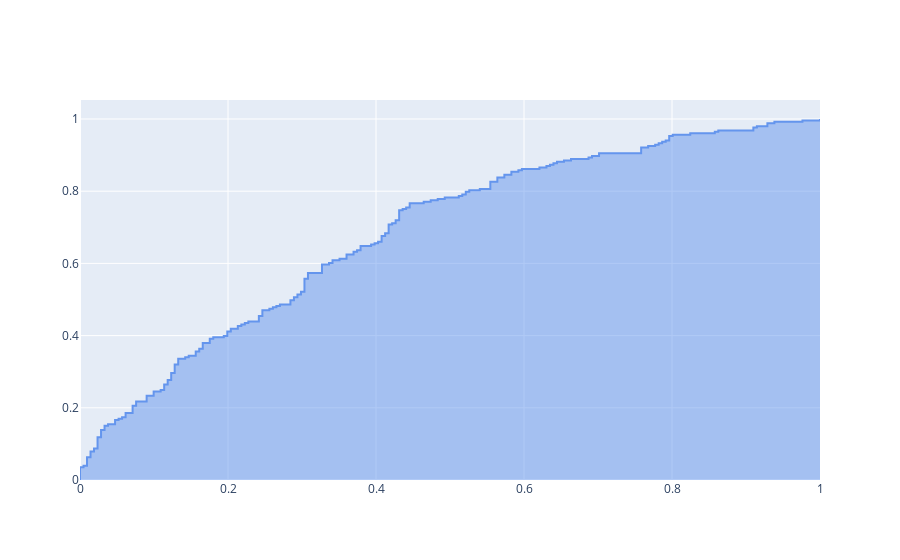

Source (notebook cell):
### Code cell
# Building best model
model = LogisticRegression(random_state = 30)
model.fit(X_train_best, y_train)
y_pred = model.predict_proba(X_test_best)[:,1]

# Computing AUC score
fpr, tpr, thersholds = roc_curve(y_test, y_pred)
auc_score = auc(fpr, tpr)

# Plotting the AUC-ROC Plot
fig = go.Figure()

# Area Under the Curve
fig.add_trace(go.Scatter(x = fpr,
                        y = tpr,
                        mode = 'lines',
                        fill = 'tozeroy',
                        line=dict(color = 'cornflowerblue', width = 2),
                        name = f'AUC = {auc_score:.3f}'))

### Figure 1 — Plotly figure (JSON) as saved in the notebook; plotly's stock layout.template omitted (floating-point values rounded to 4 significant figures; data arrays with more than 128 entries replaced by an {"elided": "..."} marker saying what was removed)
{"data": [{"fill": "tozeroy", "line": {"color": "cornflowerblue", "width": 2}, "mode": "lines", "name": "AUC = 0.687", "type": "scatter", "x": {"elided": "223 float values"}, "y": {"elided": "223 float values"}}], "layout": {}}
